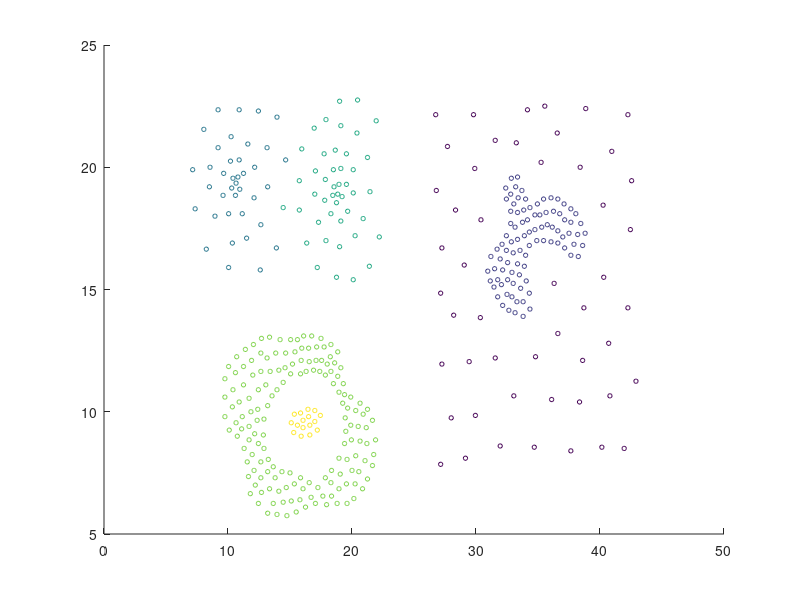

Reproduce this figure in MATLAB. (Note: this script raises an error after producing the figure.)
clc;
clear;

dataset = csvread('Compound.csv');
scatter(dataset(:,1),dataset(:,2),10,dataset(:,3));

P = dataset (:,1:2); %input
T = dataset (:,3); %output

%convert output
x = size(T,1);
Ta = T;
for i=1:x
    if T(i) == 1
        T(i) = 0.08335;
    elseif T(i) == 2
        T(i) = 0.25005;
    elseif T(i) == 3
        T(i) = 0.41625;
    elseif T(i) == 4
        T(i) = 0.58345;
    elseif T(i) == 5
        T(i) = 0.75025;
    elseif T(i) == 6
        T(i) = 0.91685;
    end
end

epoch = 100;
lr = 0.6;
in = 2; %jumlah layer input
hidden = 6; %jumlah hidden input
out = 1; %jumlah layer output

[W1 b1 W2 b2 TotMSE] = ProsesLatih(P,T,lr,in,hidden,out,epoch);

%plot(TotMSE);

[akurasi Th] = ProsesTest(P,Ta,W1,W2,b1,b2);

%bagian analisis
%cari confusion matrix
% tblCM = zeros([7 4]);
% for i = 1:7
%     [tp tn fp fn]  = ConfMat(i,Th(:,1),Th(:,1));
%     tblCM(i,:) = [tp tn fp fn] ;
% end
% 
% [F1MicAvg F1MacAvg Accuracy] = F1AndAccFunction(tblCM);
% 
% disp(['F1 Micro Average dari dataset diatas adalah ' num2str(F1MicAvg*100) '%']);
scatter(P(:,1),P(:,2),10,Th);